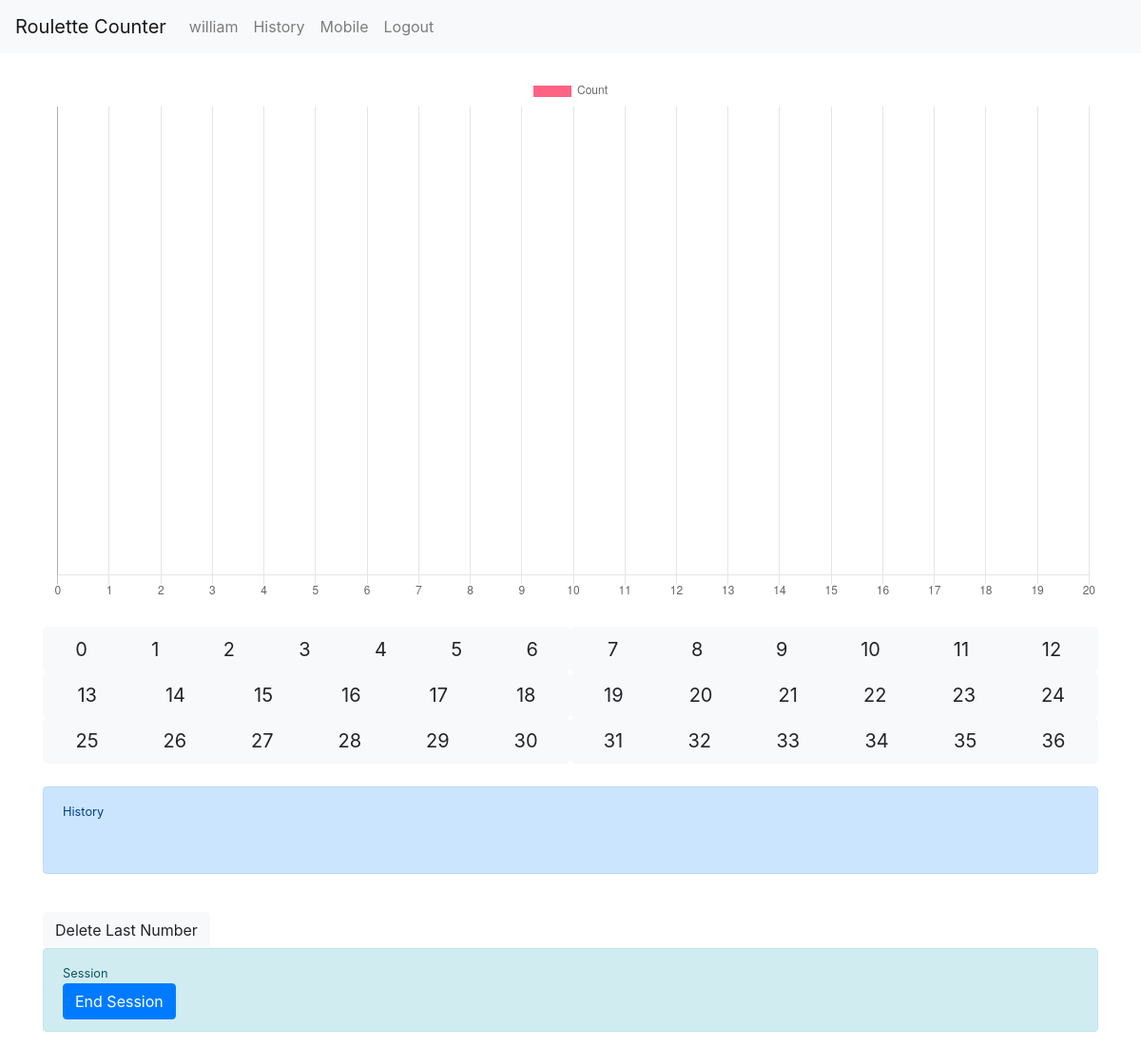
/mobile (signed in), run on an earlier commit of the app's database.
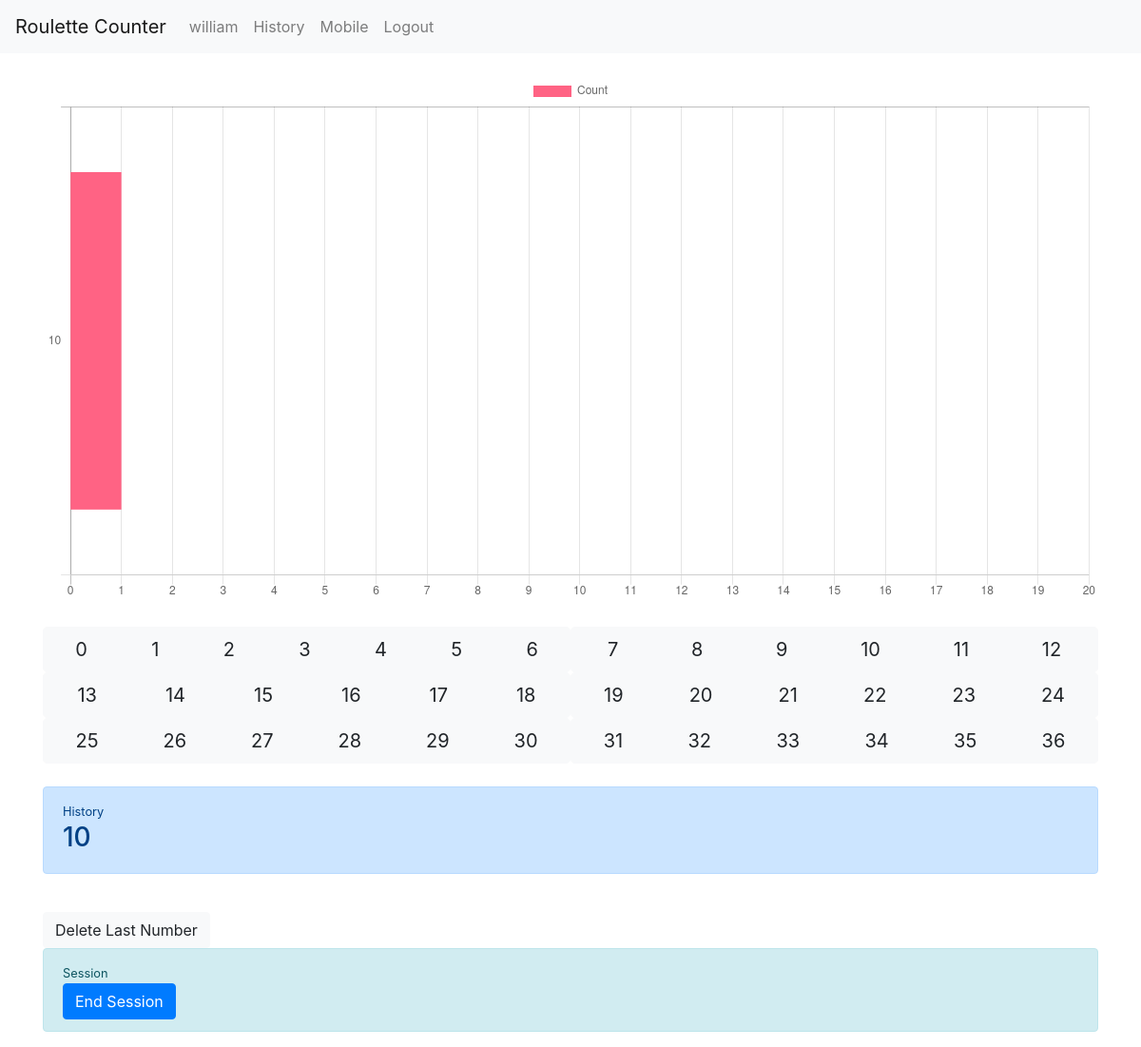
And on a later commit of the database.
### roulettecounter/models.py (models this page shows, shortened)
class NumberShown(models.Model):
    date = models.DateTimeField()
    number_stat = models.ForeignKey(NumberStat, on_delete=models.CASCADE)
    session = models.ForeignKey(Session, on_delete=models.CASCADE)

class NumberStat(models.Model):
    number = models.PositiveSmallIntegerField()
    is_green = models.BooleanField()
    is_red = models.BooleanField()
    is_black = models.BooleanField()
    is_even = models.BooleanField()
    is_odd = models.BooleanField()
    is_in_first_col = models.BooleanField()
    is_in_second_col = models.BooleanField()
    is_in_third_col = models.BooleanField()
    is_in_first_half = models.BooleanField()
    is_in_second_half = models.BooleanField()
    is_in_first_row = models.BooleanField()
    is_in_second_row = models.BooleanField()
    is_in_third_row = models.BooleanField()
    appearances = models.PositiveSmallIntegerField(default=0)
    percentage_appeared = models.DecimalField(max_digits=5, decimal_places=2, default=0)
    session = models.ForeignKey(Session, on_delete=models.CASCADE)
    green_numbers = [0, 00]
    red_numbers = [1, 3, 5, 7, 9, 12, 14, 16, 18, 19, 21, 23, 25, 27, 30, 32, 34, 36]
    black_numbers = [2, 4, 6, 8, 10, 11, 13, 15, 17, 20, 22, 24, 26, 28, 29, 31, 33, 35]

### roulettecounter/views.py (the view)
# urls.py: path('mobile', views.mobile_request, name="mobile"),
def mobile_request(request):
    if not Session.is_in_session(request):
        start_session_request(request)
    session = Session.get_current_session(request)
    context = {'currentSession': session,
               'labels': get_hot_numbers(request, session, limit=10)[0],
               'data': get_hot_numbers(request, session, limit=10)[1],
               'history': NumberShown.objects.filter(session=session).order_by('-date')
               }
    return render(request, "roulettecounter/mobile.html", context=context)

### roulettecounter/models.py (called while the page is built)
    def is_running(self):
        return self.date_end is None

    @staticmethod
    def get_current_session(request):
        try:
            user = get_user(request)
            if user.is_anonymous:
                user = None
            session = Session.objects.filter(user=user).latest('date_start')
            if session.is_running():
                return session
        except Session.DoesNotExist:
            pass
        return None

    @staticmethod
    def is_in_session(request):
        return Session.get_current_session(request) is not None

### roulettecounter/views.py (called while the page is built)
def get_hot_numbers(request, session, limit=37):
    hot_numbers = []
    for number_stat in NumberStat.objects.filter(session=session):
        if number_stat.appearances > 0:
            hot_numbers.append((number_stat.number, number_stat.appearances))
    hot_numbers.sort(key=itemgetter(1), reverse=True)
    labels = [e[0] for e in hot_numbers][:limit]
    data = [e[1] for e in hot_numbers][:limit]
    return labels, data

### roulettecounter/templates/roulettecounter/mobile.html (shortened to what this page needs)
{% extends "roulettecounter/base.html" %}
{% block content %}
  {% if currentSession %}
    {% include "roulettecounter/includes/hotnumbers.html" with chartName="myChart" %}
    <br>
    {% include "roulettecounter/includes/input.html" %}
    <br>
    {% include "roulettecounter/includes/history.html" %}
    <br>
    {% include "roulettecounter/includes/delete_last_number_btn.html" %}
  {% endif %}
  <br>
  {% include "roulettecounter/includes/sessions.html" %}
{% endblock %}

### roulettecounter/templates/roulettecounter/includes/history.html
<div class="alert alert-primary" role="alert">
    <small>History</small>
    <h3>
      {% if history %}
        {% for number in history %}
          {{ number.number_stat.number }}&nbsp;
        {% endfor %}
      {% else %}
        &nbsp;
      {% endif %}
    </h3>
</div>

What changed in the data, as far as the page shows it:
added NumberShown: number_stat.number "10"
Also different on the page:
chart data {{ data|safe }}: [] → [1]
